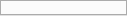
<?xml version="1.0" encoding="UTF-8"?>
<ui version="4.0">
 <class>SystemTabView</class>
 <widget class="QWidget" name="SystemTabView">
  <property name="geometry">
   <rect>
    <x>0</x>
    <y>0</y>
    <width>127</width>
    <height>16</height>
   </rect>
  </property>
  <property name="windowTitle">
   <string>Form</string>
  </property>
  <layout class="QVBoxLayout" name="verticalLayout">
   <property name="spacing">
    <number>0</number>
   </property>
   <property name="leftMargin">
    <number>0</number>
   </property>
   <property name="topMargin">
    <number>0</number>
   </property>
   <property name="rightMargin">
    <number>0</number>
   </property>
   <property name="bottomMargin">
    <number>0</number>
   </property>
   <item>
    <widget class="QTabWidget" name="systemTabs"/>
   </item>
  </layout>
 </widget>
 <resources/>
 <connections/>
</ui>
